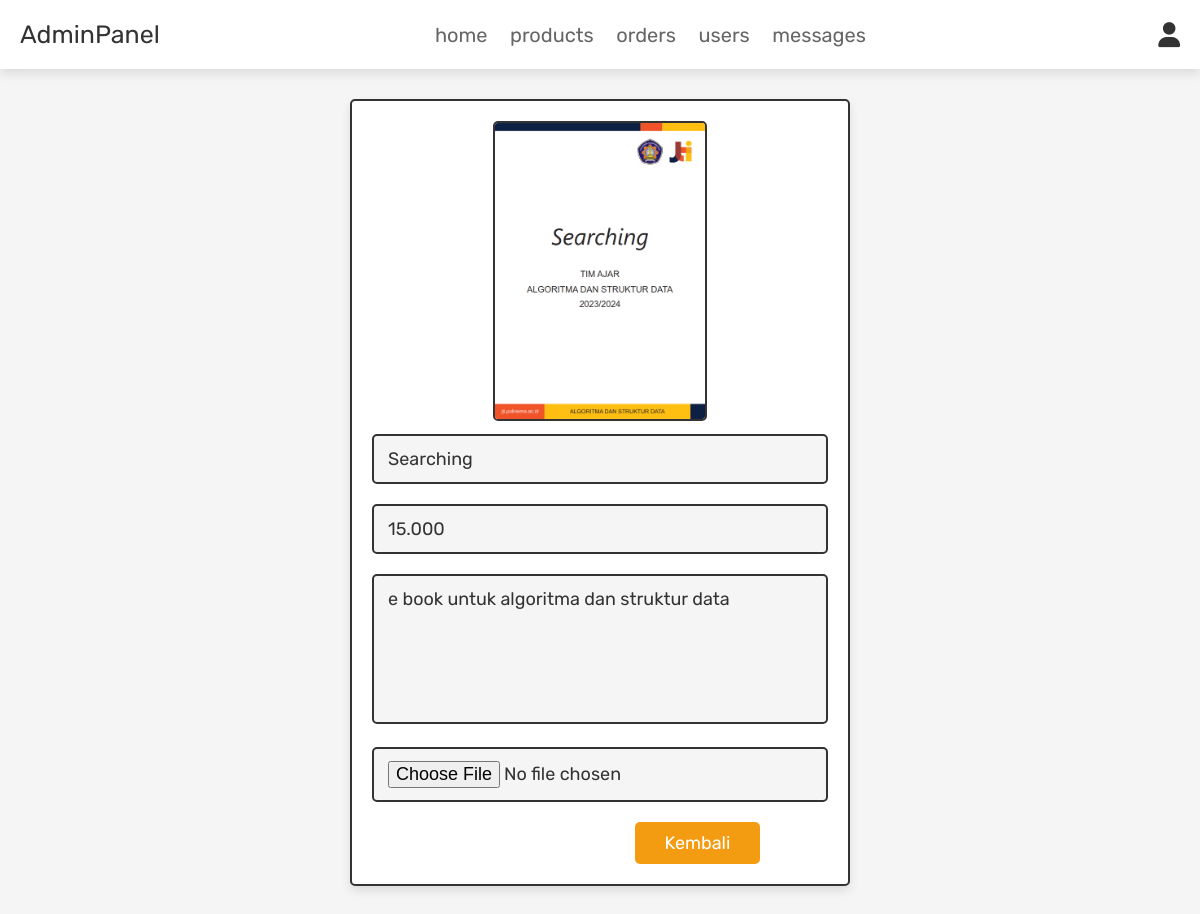
Page /admin_update_product.php?update=21 (signed in) on the committed database.
### tables this page shows
CREATE TABLE `products` (
  `id` int(100) NOT NULL,
  `name` varchar(100) NOT NULL,
  `details` varchar(500) NOT NULL,
  `price` double(100,3) NOT NULL,
  `image` varchar(100) NOT NULL
);

### admin_update_product.php (the view, shortened to what this page needs)
<?php
@include 'config.php';
?>
<!DOCTYPE html>
<html lang="en">
<head>
   <link rel="stylesheet" href="https://cdnjs.cloudflare.com/ajax/libs/font-awesome/6.0.0/css/all.min.css">
   <link rel="stylesheet" href="css/admin_style.css">
</head>
<body>
<?php @include 'admin_header.php'; ?>
<section class="update-product">
<?php
   $update_id = $_GET['update'];
   $select_products = mysqli_query($conn, "SELECT * FROM `products` WHERE id = '$update_id'") or die('query failed');
   if(mysqli_num_rows($select_products) > 0){
      while($fetch_products = mysqli_fetch_assoc($select_products)){
?>
<form action="" method="post" enctype="multipart/form-data">
   <img src="uploaded_img/<?php echo $fetch_products['image']; ?>" class="image"  alt="">
   <input type="text" class="box" value="<?php echo $fetch_products['name']; ?>" required placeholder="update product name" name="name">
   <input type="number" min="0" class="box" value="<?php echo $fetch_products['price']; ?>" required placeholder="update product price" name="price">
   <textarea name="details" class="box" required placeholder="update product details" cols="30" rows="10"><?php echo $fetch_products['details']; ?></textarea>
   <input type="file" accept="image/jpg, image/jpeg, image/png" class="box" name="image">
   <input type="submit" value="update product" name="update_product" class="btn">
   <a href="admin_products.php" class="option-btn">kembali</a>
</form>
<?php
      }
   }else{
      echo '<p class="empty">belum ada pembaruan produk yang dipilih!</p>';
   }
?>
</section>
</body>
</html>

### css/admin_style.css (style rules this page uses)
:root { --blue:#1a3263; --red:#c0392b; --orange:#f39c12; --black:#333; --white:#fff; --light-color:#666; --light-white:#ccc; --light-bg:#f5f5f5; --border:.2rem solid var(--black); --box-shadow:0 .5rem 1rem rgba(0,0,0,.1); }
* { font-family: 'Rubik', sans-serif; margin:0; padding:0; box-sizing: border-box; outline: none; border:none; text-decoration: none; transition:all .2s linear; }
html { font-size: 62.5%; overflow-x: hidden; scroll-behavior: smooth; scroll-padding-top: 6.5rem; }
body { background: var(--light-bg); }
section { padding:3rem 2rem; }
.btn, .delete-btn, .option-btn { display: inline-block; border-radius: .5rem; margin-top: 1rem; font-size: 1.8rem; color:var(--white); cursor: pointer; padding:1rem 3rem; text-transform: capitalize; }
.btn { background-color: var(--pink); }
.option-btn { background-color: var(--orange); }
.update-product form { max-width: 50rem; border-radius: .5rem; background-color: var(--white); border:var(--border); padding:2rem; text-align: center; margin:0 auto; box-shadow: var(--box-shadow); }
.update-product form .box { width: 100%; margin:1rem 0; font-size: 1.8rem; color:var(--black); border-radius: .5rem; background-color: var(--light-bg); padding:1.2rem 1.4rem; border:var(--border); }
.update-product form textarea { height: 15rem; resize: none; }
.update-product .image { height: 30rem; border:var(--border); border-radius: .5rem; }

### rows in the picture
products: image (picture), name "Searching", price "15.000", details "e book untuk algoritma dan struktur data"
